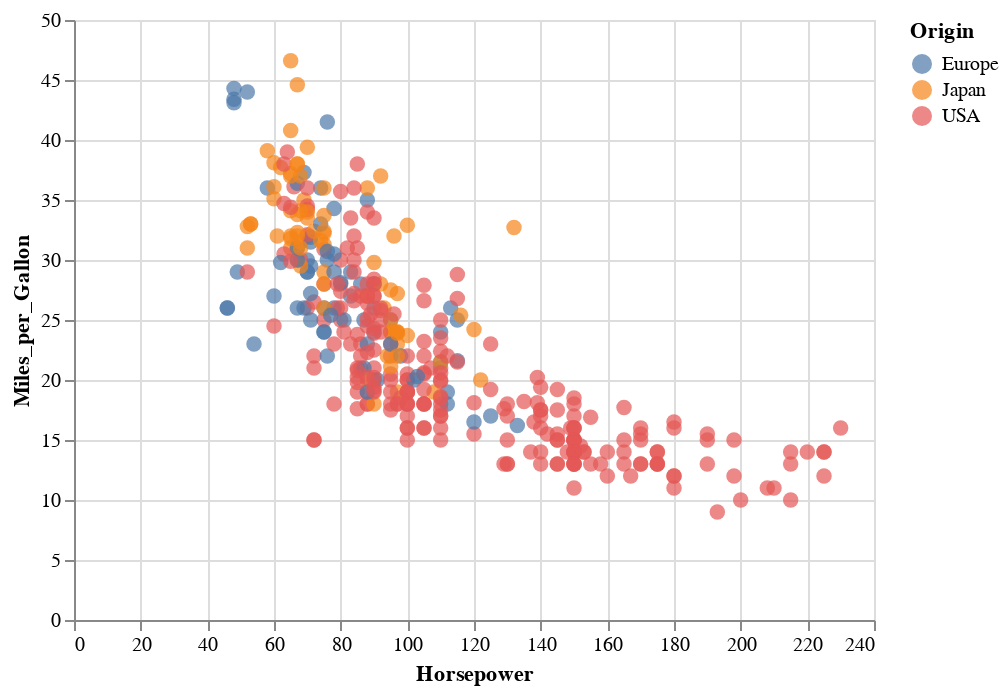

The cell this chart's notebook holds for it:
### Code cell
import altair as alt
from vega_datasets import data

alt.renderers.enable('mimetype')
source = data.cars()

alt.Chart(source).mark_circle(size=60).encode(
    x='Horsepower',
    y='Miles_per_Gallon',
    color='Origin',
    tooltip=['Name', 'Origin', 'Horsepower', 'Miles_per_Gallon']
)

### Figure 1 — Vega-Lite specification as saved in the notebook (floating-point values rounded to 4 significant figures; data arrays with more than 128 entries replaced by an {"elided": "..."} marker saying what was removed)
{"$schema": "https://vega.github.io/schema/vega-lite/v4.17.0.json", "config": {"view": {"continuousHeight": 300, "continuousWidth": 400}}, "data": {"name": "data-f02450ab61490a1363517a0190416235"}, "datasets": {"data-f02450ab61490a1363517a0190416235": {"elided": "406 records"}}, "encoding": {"color": {"field": "Origin", "type": "nominal"}, "tooltip": [{"field": "Name", "type": "nominal"}, {"field": "Origin", "type": "nominal"}, {"field": "Horsepower", "type": "quantitative"}, {"field": "Miles_per_Gallon", "type": "quantitative"}], "x": {"field": "Horsepower", "type": "quantitative"}, "y": {"field": "Miles_per_Gallon", "type": "quantitative"}}, "mark": {"size": 60, "type": "circle"}}
